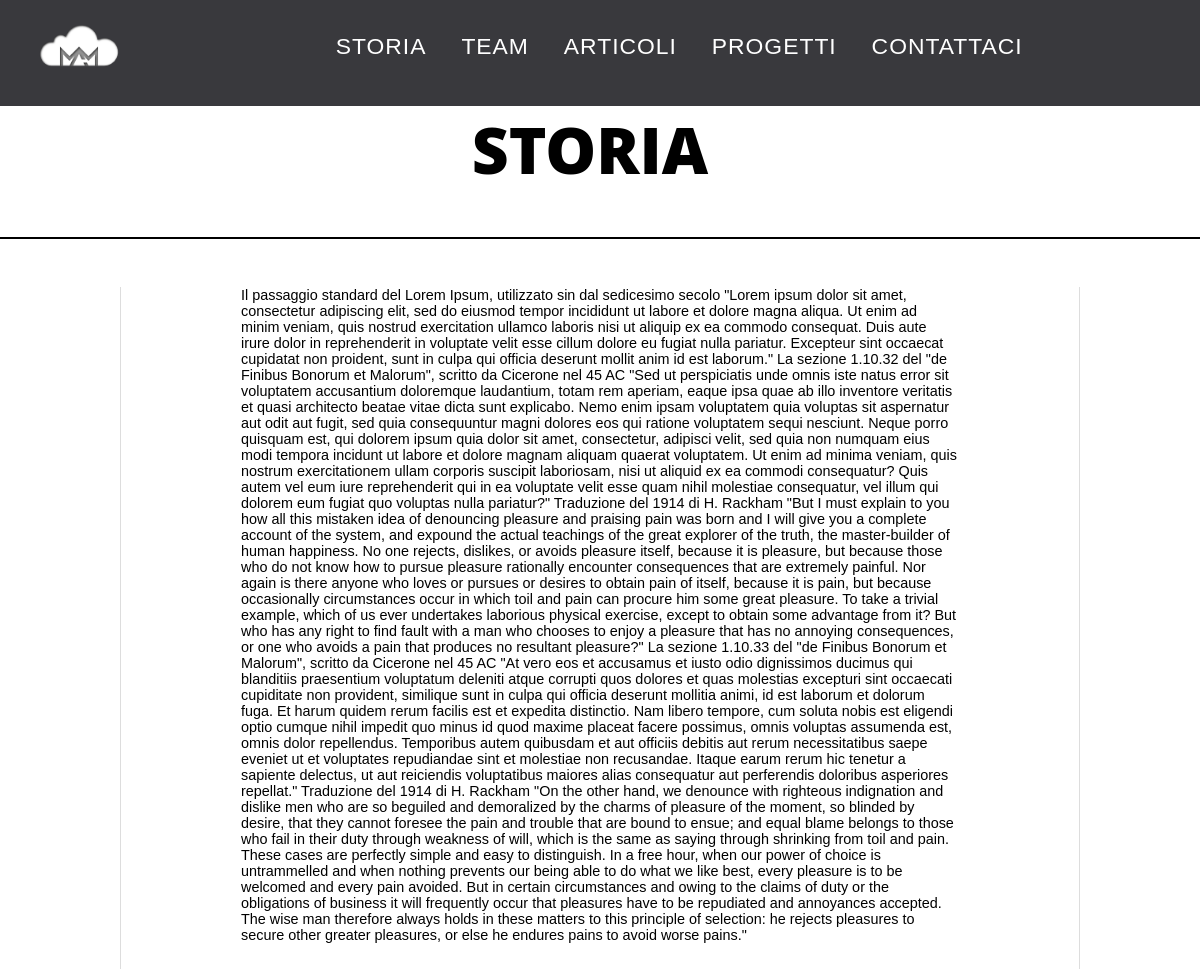
Screenshot of /storia.php with the database file from the repository.
### tables this page shows
CREATE TABLE `pagine` (
  `id` int(10) NOT NULL,
  `pagina` varchar(100) DEFAULT NULL
);

CREATE TABLE `storia` (
  `id` int(10) NOT NULL,
  `storia` text
);

### storia.php (the view, shortened to what this page needs)
	<div class="boxpagina2">
		<div class="pagina2">
			<?php
		        $query = mysql_query("select * from pagine");
				$ris = mysql_fetch_array($query);
				if($ris['pagina']= "STORIA") echo $ris['pagina'];
			?>
		</div>
	</div>
<?php
		$query = mysql_query("select * from storia");
		$ris = mysql_fetch_array($query);
		if($ris['id']=="1")	echo" <div id=\"content\"> $ris[storia] </div>";
?>

### css/stile.css (style rules this page uses)
* { padding: 0em; margin: 0em; }
html, body { font-family: Verdana, Arial, Helvetica, sans-serif; max-width: 2048px; margin: auto; border: none; }
a:link { color: black; text-decoration:none; }
nav a { position: relative; display: inline-block; margin: 10px 15px; outline: none; color: #000; text-decoration: none; text-transform: uppercase; letter-spacing: 1px; font-weight: 400; text-shadow: 0 0 1px rgba(255,255,255,0.3); font-size: 1.30em; }
.cl-effect-21 a { padding-top:1em; padding-bottom:0.5em; color: white; font-weight: 200; text-shadow: none; -webkit-transition: color 0.3s; -moz-transition: color 0.3s; transition: color 0.3s; }
.cl-effect-21 a::before, .cl-effect-21 a::after { position: absolute; left: 0; width: 100%; height: 2px; background: #186EBF; content: ''; opacity: 0; -webkit-transition: opacity 0.3s, -webkit-transform 0.3s; -moz-transition: opacity 0.3s, -moz-transform 0.3s; transition: opacity 0.3s, transform 0.3s; -webkit-transform: translateY(-10px); -moz-transform: translateY(-10px); transform: translateY(-10px); }
.cl-effect-21 a::before { top: 0; -webkit-transform: translateY(-10px); -moz-transform: translateY(-10px); transform: translateY(-10px); }
.cl-effect-21 a::after { bottom: 0; -webkit-transform: translateY(10px); -moz-transform: translateY(10px); transform: translateY(10px); }
#contentM { position: relative; height: 20%; width: 100%; left:0; right:auto; top: 0; }
.logo { margin-top: -1em; margin-bottom: -2em; float:left; height:9em; width:9em; }
#menu { text-align:center; font-size: 1.1em; font-weight: bold; overflow: hidden; background-color: #39393d; width: 100%; float: center; }
#content { border-left: 1px solid #ddd; border-right: 1px solid #ddd; margin-left:10%; margin-right:10%; font-size: 0.9em; padding-left: 10%; padding-right: 10%; padding-bottom: 0.8em; }
#content p { margin-top: 1em; margin-bottom: 1em; }
.pagina2 { margin-left: 22.5%; color: rgb(0,0,0); text-align: center; font-family:Open Sans; display:block; font-size:4em; font-weight:800; text-transform:uppercase; width:10em; }
.sepl2 { border-top-color:rgb(0, 0, 0); font-size:14px; }
.separatore2 { margin-bottom:3em; margin-top: 2.8em; width:100%; }
.linea { border-top-color:rgb(0,0,0); border-top-style:solid; border-top-width:0.2em; display:block; }

### rows the page displays
pagine: pagina "STORIA"
storia: storia "Il passaggio standard del Lorem Ipsum, utilizzato sin dal sedicesimo secolo \"Lorem ipsum dolor sit amet, consectetur adipiscing elit, sed do eiusmod tempor incididunt ut labore et dolore magna aliqua. Ut enim ad minim veniam, quis nostrud exercitation ullamco laboris nisi ut aliquip ex ea commodo consequat. Duis aute irure dolor in reprehenderit in voluptate velit esse cillum dolore eu fugiat nulla pariatur. Excepteur sint occaecat cupidatat non proident, sunt in culpa qui officia deserunt mollit anim id est laborum.\" La sezione 1.10.32 del \"de Finibus Bonorum et Malorum\", scritto da Cicerone nel 45 AC \"Sed ut perspiciatis unde omnis iste natus error sit voluptatem accusantium doloremque…"
